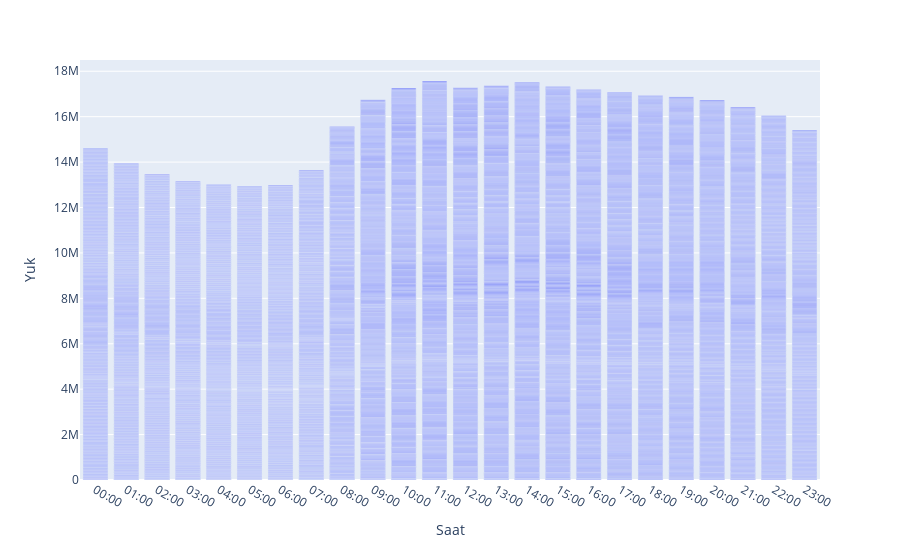

Notebook code cell kept with this figure:
### Code cell
fig = px.bar(df_total, x="Saat", y="Yuk", barmode="group")
fig.show()

### Figure 1 — Plotly figure (JSON) as saved in the notebook; plotly's stock layout.template omitted (floating-point values rounded to 4 significant figures; data arrays with more than 128 entries replaced by an {"elided": "..."} marker saying what was removed)
{"data": [{"alignmentgroup": "True", "hovertemplate": "Saat=%{x}<br>Yuk=%{y}<extra></extra>", "legendgroup": "", "marker": {"color": "#636efa", "pattern": {"shape": ""}}, "name": "", "offsetgroup": "", "orientation": "v", "showlegend": false, "textposition": "auto", "type": "bar", "x": {"elided": "10200 str values"}, "xaxis": "x", "y": {"elided": "10200 int values"}, "yaxis": "y"}], "layout": {"barmode": "group", "legend": {"tracegroupgap": 0}, "margin": {"t": 60}, "xaxis": {"anchor": "y", "domain": [0, 1], "title": {"text": "Saat"}}, "yaxis": {"anchor": "x", "domain": [0, 1], "title": {"text": "Yuk"}}}}
